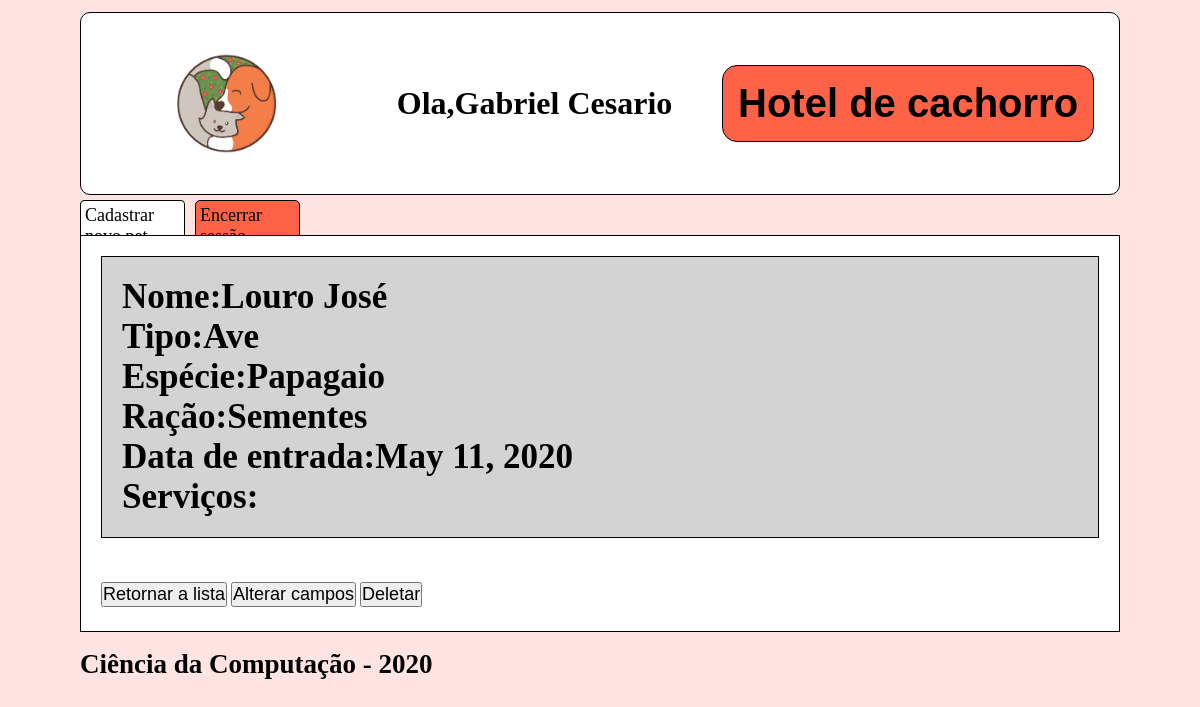
Screenshot of /pet/datalhe/3/ (signed in) with the database file from the repository.
### cliente/models.py (models this page shows, shortened)
class Pessoa(models.Model):
    _CPF = models.CharField(max_length=16, blank=False,null=False, default=0)
    _nome = models.CharField("Nome",max_length=100,blank=False,null=False)
    _email = models.EmailField("E-Mail",max_length=200,blank=True, null=False, unique=True)
    _tel = models.CharField("Telefone",max_length=20,blank=True,null=True)
    user = models.OneToOneField(User, verbose_name="Usuario",on_delete=models.CASCADE, null=True)
    class Meta:
        abstract = True
    @property
    def nome(self):
        return self._nome
    @property
    def CPF(self):
        return self._CPF
    @property
    def email(self):
        return self._email
    @property
    def tel(self):
        return self._tel

class Cliente(Pessoa):
    monitor_escolhido = models.ForeignKey(Monitor, verbose_name="Monitor responsável", on_delete=models.CASCADE, null=True,blank=True)
    class Meta:
        verbose_name = 'cliente'
        verbose_name_plural = 'clientes'

class Pet(models.Model):
    _nome_pet = models.CharField("Nome do pet",max_length=30,blank=False,null=False)
    _tipo = models.CharField("Tipo",max_length=50,blank=False,null=False,default="Cachorro")
    _porte = models.PositiveIntegerField("porte do mascote",choices=PORTE_MASCOTE,default=PEQUENO)
    _especie = models.CharField("Espécie:",max_length=50,blank=False,null=True)
    _racao = models.CharField("Ração",max_length=30,blank=False, null=False)
    data_entrada = models.DateField(verbose_name="Data de entrada",auto_now_add=True)
    dono = models.ForeignKey(Cliente, verbose_name="Dono",on_delete=models.CASCADE,blank=False)
    _servicos = models.TextField("Serviços",max_length=400,blank=True)
    class Meta:
        verbose_name = 'mascote'
        verbose_name_plural = 'mascotes'
    @property
    def nome_pet(self):
        if self._nome_pet:
            return self._nome_pet
        return str(self.id)
    @property
    def tipo(self):
        return self._tipo
    @property
    def porte(self):
        for code,label in PORTE_MASCOTE:
            if self._porte == code:
                break
        return label
    @porte.setter
    def porte(self,valor):
        if valor == 'Pequeno':
            self._porte = PEQUENO
        elif valor == 'Medio':
            self._porte = MEDIO
        elif valor == 'Grande':
            self._porte = GRANDE
        else:
            raise ValueError('Porte inválido, selecione entre pequeno(P ou p),médio(m ou M) ou grande(g ou G)')
    @property
    def especie(self):
        return self._especie
    @property
    def racao(self):
        return self._racao
    @property
    def servicos(self):
        return self._servicos

### cliente/views.py (the view)
# urls.py: path('pet/datalhe/<id>/', views.pet_detalhe),
@login_required(login_url='/login/')
def pet_detalhe(request,id):
    cliente = Cliente.objects.get(user = request.user)
    pet = Pet.objects.get(dono = cliente, id =id)
    return render(request, 'pet.html',{'pet':pet,'cliente':cliente})

### cliente/templates/pet.html (shortened to what this page needs)
{%load static%}
<!DOCTYPE html>
<html lang="en">
<head>
</head>
<body>
    <div class="header">
            <img class="logo" src="{% static 'logo.png' %}" alt="My image">
            <h1 class="user">Ola,{{cliente.nome}}</h1>
            <h1 class="title">Hotel de cachorro</h1>
    </div>
    <div class="nav">
            <ul class="nav-1">
                <li class='cadastro'><a href="/pet/register/">Cadastrar novo pet</a></li>
                <li class='logout'><a href="/logout/">Encerrar sessão</a></li>
            </ul>
    </div>
    <div class="conteudo">
        <div class="pet">
            <h3>Nome:{{pet.nome_pet}}</h3>
            <h3>Tipo:{{pet.tipo}}</h3>
            <h3>Espécie:{{pet.especie}}</h3>
            <h3>Ração:{{pet.racao}}</h3>
            <h3>Data de entrada:{{pet.data_entrada}}</h3>
            <h3>Serviços:{{pet.servicos}}</h3>
        </div>
        <div class="botoes">
            <button class=""><a href="/">Retornar a lista</a></button>
            <button class=""><a href="/pet/register/?id={{pet.id}}">Alterar campos</a></button>
            <button class=""><a href="/pet/delete/{{pet.id}}/">Deletar</button>
        </div>
    </div>
    <div class="footer">
        <footer>
            <h2>Ciência da Computação - 2020</h2>
        </footer>
    </div>
</body>
</html>

### cliente/templates/pet.html (style rules this page uses)
* { padding:0; margin:0; }
body { display: grid; background-color:mistyrose; min-width: 100vh; grid-template-columns: 1fr; grid-template-rows: 200px 30px 1fr 100px; grid-template-areas: 'cabecalho' 'navegacao' 'conteudo' 'rodape'; }
.header { display:flex; margin:12px 80px 5px 80px; grid-area: cabecalho; background-color:white; align-items:center; border:solid 1px black; border-radius: 10px; justify-content: space-around; }
.logo { height: 100%; }
.title { font-size:40px; font-family: Arial, "Helvetica Neue", Helvetica, sans-serif; border:solid 1px black; background-color:tomato; padding:15px; border-radius:15px; }
.nav { grid-area:navegacao; margin:0px 900px 5px 80px; }
.nav-1 { display: grid; list-style: none; grid-template-columns: 1fr 1fr; grid-gap: 10px; grid-template-areas: 'botao-1 botao-2'; }
.nav-1 .cadastro { grid-area:botao-1; padding:4px; background-color:white; border:solid 1px black; border-radius: 4px; }
.nav-1 .logout { grid-area:botao-2; padding:4px; border:solid 1px black; background-color:tomato; border-radius: 5px; }
a { text-decoration: none; font-size: 18px; color:black; }
.conteudo { grid-area:conteudo; margin:5px 80px 5px 80px; background-color:white; display: grid; grid-template-columns: 1fr; grid-gap: 24px; border:solid 1px black; }
.pet { margin:20px; border:solid 1px black; padding:20px; background-color:lightgray; font-size: 30px; }
.botoes { margin-left:20px; }
.footer { grid-area:rodape; margin:12px 80px 5px 80px; }

### rows the page displays
Cliente: nome "Gabriel Cesario"
Pet: nome_pet "Louro José", tipo "Ave", especie "Papagaio", racao "Sementes", data_entrada "May 11, 2020"
